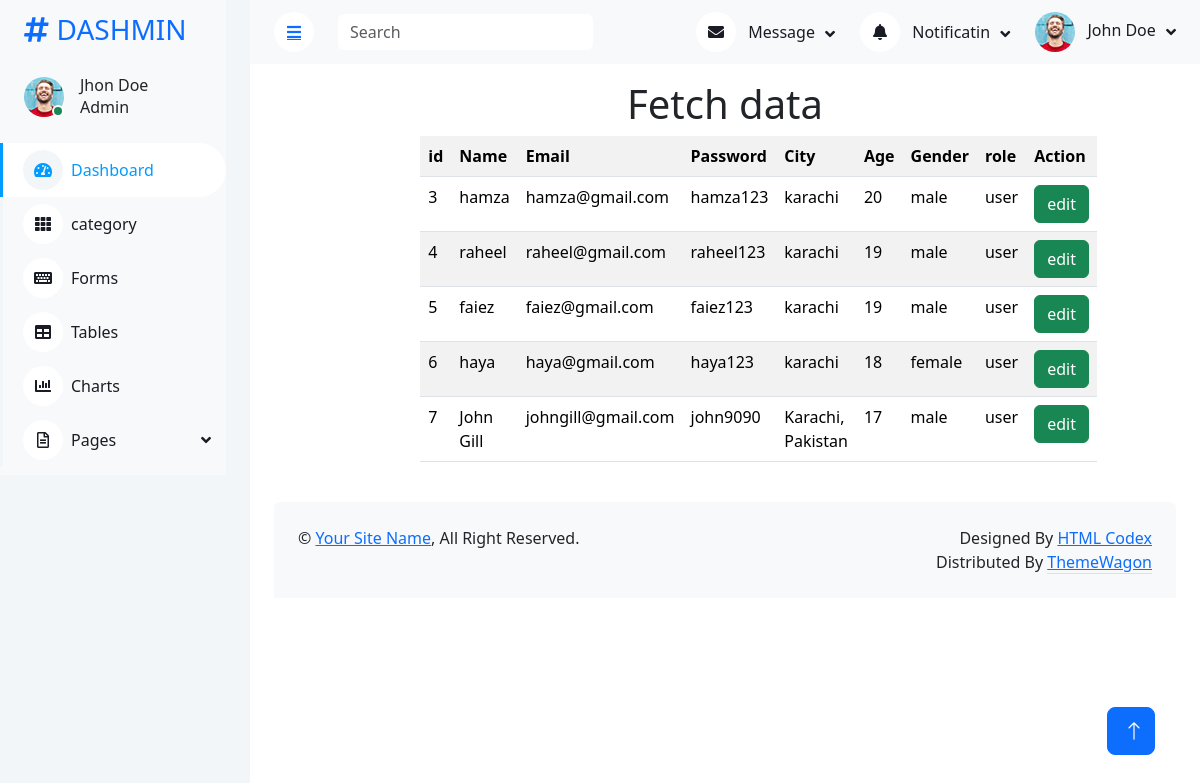
/form_handling/admin_panel/public.php?index, run on the app's committed database.
### tables this page shows
CREATE TABLE `register` (
  `id` int(11) NOT NULL,
  `name` varchar(20) NOT NULL,
  `email` varchar(30) DEFAULT NULL,
  `password` varchar(20) DEFAULT NULL,
  `city` varchar(50) DEFAULT NULL,
  `age` int(11) DEFAULT NULL,
  `gender` enum('male','female') DEFAULT NULL,
  `role` varchar(30) DEFAULT 'user'
);

### form_handling/admin_panel/index.php (the view, shortened to what this page needs)
        <!doctype html>
<html lang="en">
  <head>
    <link href="https://cdn.jsdelivr.net/npm/bootstrap@5.3.8/dist/css/bootstrap.min.css" rel="stylesheet">
  </head>
  <body>
        <h1  class='text-center mt-3'>Fetch data</h1>
            <div class="container">
                <div class="row">
                    <div class="col-8 mx-auto">
                        <table class='table table-borderd table-hover table-striped'>
                            <tr>
                                <th>id</th>
                                <th>Name</th>
                                <th>Email</th>
                                <th>Password</th>
                                <th>City</th>
                                <th>Age</th>
                                <th>Gender</th>
                                <th>role</th>
                                <th>Action</th>
                            </tr>
                            <?php
                            include '../connection.php';
                     $select =   mysqli_query($con, "SELECT * FROM register where role = 'user' ");
                     foreach($select as $value){
                        ?>
                        <tr>
                            <td><?php echo $value['id'] ;?></td>
                            <td><?php echo $value['name'] ;?></td>
                            <td><?php echo $value['email'] ;?></td>
                            <td><?php echo $value['password'] ;?></td>
                            <td><?php echo $value['city'] ;?></td>
                            <td><?php echo $value['age'] ;?></td>
                            <td><?php echo $value['gender'] ;?></td>
                            <td><?php echo $value['role'] ;?></td>
                            <td>
                            <button type="button" class="btn btn-success" data-bs-toggle="modal" data-bs-target="#exampleModal">
                              edit
                            </button>
                            </td>
                        </tr>
            <?php
                     }
                            ?>
                        </table>
                    </div>
                </div>
            </div>
  </body>
</html>

### form_handling/admin_panel/public.php (shortened to what this page needs)
<!DOCTYPE html>
<html lang="en">
<head>
    <link href="https://cdnjs.cloudflare.com/ajax/libs/font-awesome/5.10.0/css/all.min.css" rel="stylesheet">
    <link href="https://cdn.jsdelivr.net/npm/bootstrap-icons@1.4.1/font/bootstrap-icons.css" rel="stylesheet">
    <link href="lib/owlcarousel/assets/owl.carousel.min.css" rel="stylesheet">
    <link href="lib/tempusdominus/css/tempusdominus-bootstrap-4.min.css" rel="stylesheet" />
    <link href="css/bootstrap.min.css" rel="stylesheet">
    <link href="css/style.css" rel="stylesheet">
</head>
<body>
    <div class="container-xxl position-relative bg-white d-flex p-0">
        <div class="sidebar pe-4 pb-3">
            <nav class="navbar bg-light navbar-light">
                <a href="index.html" class="navbar-brand mx-4 mb-3">
                    <h3 class="text-primary"><i class="fa fa-hashtag me-2"></i>DASHMIN</h3>
                </a>
                <div class="d-flex align-items-center ms-4 mb-4">
                    <div class="position-relative">
                        <img class="rounded-circle" src="img/user.jpg" alt="" style="width: 40px; height: 40px;">
                        <div class="bg-success rounded-circle border border-2 border-white position-absolute end-0 bottom-0 p-1"></div>
                    </div>
                    <div class="ms-3">
                        <h6 class="mb-0">Jhon Doe</h6>
                        <span>Admin</span>
                    </div>
                </div>
                <div class="navbar-nav w-100">
                    <a href="public.php?index" class="nav-item nav-link active"><i class="fa fa-tachometer-alt me-2"></i>Dashboard</a>
                    <a href="public.php?category" class="nav-item nav-link"><i class="fa fa-th me-2"></i>category</a>
                    <a href="public.php" class="nav-item nav-link"><i class="fa fa-keyboard me-2"></i>Forms</a>
                    <a href="table.html" class="nav-item nav-link"><i class="fa fa-table me-2"></i>Tables</a>
                    <a href="chart.html" class="nav-item nav-link"><i class="fa fa-chart-bar me-2"></i>Charts</a>
                    <div class="nav-item dropdown">
                        <a href="#" class="nav-link dropdown-toggle" data-bs-toggle="dropdown"><i class="far fa-file-alt me-2"></i>Pages</a>
                    </div>
                </div>
            </nav>
        </div>
        <div class="content">
            <nav class="navbar navbar-expand bg-light navbar-light sticky-top px-4 py-0">
                <a href="#" class="sidebar-toggler flex-shrink-0">
                    <i class="fa fa-bars"></i>
                </a>
                <form class="d-none d-md-flex ms-4">
                    <input class="form-control border-0" type="search" placeholder="Search">
                </form>
                <div class="navbar-nav align-items-center ms-auto">
                    <div class="nav-item dropdown">
                        <a href="#" class="nav-link dropdown-toggle" data-bs-toggle="dropdown">
                            <i class="fa fa-envelope me-lg-2"></i>
                            <span class="d-none d-lg-inline-flex">Message</span>
                        </a>
                    </div>
                    <div class="nav-item dropdown">
                        <a href="#" class="nav-link dropdown-toggle" data-bs-toggle="dropdown">
                            <i class="fa fa-bell me-lg-2"></i>
                            <span class="d-none d-lg-inline-flex">Notificatin</span>
                        </a>
                    </div>
                    <div class="nav-item dropdown">
                        <a href="#" class="nav-link dropdown-toggle" data-bs-toggle="dropdown">
                            <img class="rounded-circle me-lg-2" src="img/user.jpg" alt="" style="width: 40px; height: 40px;">
                            <span class="d-none d-lg-inline-flex">John Doe</span>
                        </a>
                    </div>
                </div>
            </nav>
   <?php
 if(isset($_GET['index'])) {
    include 'index.php';
 };
 ?>
            <div class="container-fluid pt-4 px-4">
                <div class="bg-light rounded-top p-4">
                    <div class="row">
                        <div class="col-12 col-sm-6 text-center text-sm-start">
                            &copy; <a href="#">Your Site Name</a>, All Right Reserved.
                        </div>
                        <div class="col-12 col-sm-6 text-center text-sm-end">
                            Designed By <a href="https://htmlcodex.com">HTML Codex</a>
                        Distributed By <a class="border-bottom" href="https://themewagon.com" target="_blank">ThemeWagon</a>
                        </div>
                    </div>
                </div>
            </div>
        </div>
        <a href="#" class="btn btn-lg btn-primary btn-lg-square back-to-top"><i class="bi bi-arrow-up"></i></a>
    </div>
</body>
</html>

### form_handling/admin_panel/css/style.css (style rules this page uses)
:root { --primary: #009CFF; --light: #F3F6F9; --dark: #191C24; }
.back-to-top { position: fixed; display: none; right: 45px; bottom: 45px; z-index: 99; }
.btn { transition: .5s; }
.btn.btn-primary { color: #FFFFFF; }
.btn-lg-square { width: 48px; height: 48px; }
.btn-square, .btn-sm-square, .btn-lg-square { padding: 0; display: inline-flex; align-items: center; justify-content: center; font-weight: normal; border-radius: 50px; }
.sidebar { position: fixed; top: 0; left: 0; bottom: 0; width: 250px; height: 100vh; overflow-y: auto; background: var(--light); transition: 0.5s; z-index: 999; }
.content { margin-left: 250px; min-height: 100vh; background: #FFFFFF; transition: 0.5s; }
@media (min-width: 992px) { .sidebar { margin-left: 0; } }
@media (min-width: 992px) { .content { width: calc(100% - 250px); } }
.sidebar .navbar .navbar-nav .nav-link { padding: 7px 20px; color: var(--dark); font-weight: 500; border-left: 3px solid var(--light); border-radius: 0 30px 30px 0; outline: none; }
.sidebar .navbar .navbar-nav .nav-link:hover, .sidebar .navbar .navbar-nav .nav-link.active { color: var(--primary); background: #FFFFFF; border-color: var(--primary); }
.sidebar .navbar .navbar-nav .nav-link i { width: 40px; height: 40px; display: inline-flex; align-items: center; justify-content: center; background: #FFFFFF; border-radius: 40px; }
.sidebar .navbar .navbar-nav .nav-link:hover i, .sidebar .navbar .navbar-nav .nav-link.active i { background: var(--light); }
.sidebar .navbar .dropdown-toggle::after { position: absolute; top: 15px; right: 15px; border: none; content: "\f107"; font-family: "Font Awesome 5 Free"; font-weight: 900; transition: .5s; }
.content .navbar .navbar-nav .nav-link { margin-left: 25px; padding: 12px 0; color: var(--dark); outline: none; }
.content .navbar .sidebar-toggler, .content .navbar .navbar-nav .nav-link i { width: 40px; height: 40px; display: inline-flex; align-items: center; justify-content: center; background: #FFFFFF; border-radius: 40px; }
.content .navbar .dropdown-toggle::after { margin-left: 6px; vertical-align: middle; border: none; content: "\f107"; font-family: "Font Awesome 5 Free"; font-weight: 900; transition: .5s; }

### data on the page
register: id "3", name "hamza", email "hamza@gmail.com", password "hamza123", city "karachi", age "20", gender "male", role "user"
register: id "4", name "raheel", email "raheel@gmail.com", password "raheel123", city "karachi", age "19", gender "male", role "user"
register: id "5", name "faiez", email "faiez@gmail.com", password "faiez123", city "karachi", age "19", gender "male", role "user"
register: id "6", name "haya", email "haya@gmail.com", password "haya123", city "karachi", age "18", gender "female", role "user"
register: id "7", name "John Gill", email "johngill@gmail.com", password "john9090", city "Karachi, Pakistan", age "17", gender "male", role "user"
